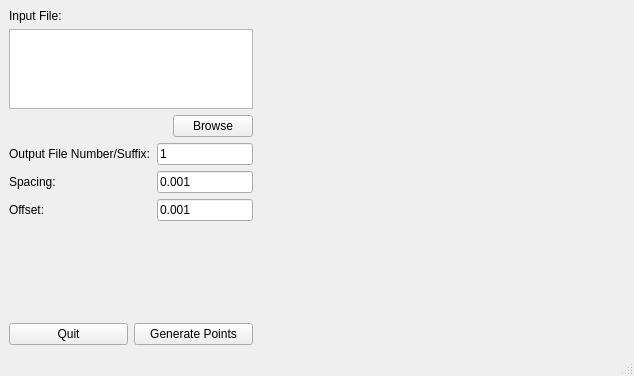
<?xml version="1.0" encoding="UTF-8"?>
<ui version="4.0">
 <class>MainWindow</class>
 <widget class="QMainWindow" name="MainWindow">
  <property name="geometry">
   <rect>
    <x>0</x>
    <y>0</y>
    <width>634</width>
    <height>376</height>
   </rect>
  </property>
  <property name="windowTitle">
   <string>Path Interpolator-Surat Layek</string>
  </property>
  <widget class="QWidget" name="centralwidget">
   <layout class="QHBoxLayout" name="horizontalLayout_2" stretch="2,3">
    <item>
     <layout class="QVBoxLayout" name="verticalLayout">
      <item>
       <layout class="QVBoxLayout" name="verticalLayout_4">
        <item>
         <widget class="QLabel" name="label_input">
          <property name="text">
           <string>Input File:</string>
          </property>
         </widget>
        </item>
        <item>
         <widget class="QTextEdit" name="input_file_edit">
          <property name="minimumSize">
           <size>
            <width>0</width>
            <height>40</height>
           </size>
          </property>
          <property name="maximumSize">
           <size>
            <width>16777215</width>
            <height>80</height>
           </size>
          </property>
         </widget>
        </item>
        <item>
         <layout class="QHBoxLayout" name="hl_browse">
          <item>
           <spacer name="horizontalSpacer">
            <property name="orientation">
             <enum>Qt::Horizontal</enum>
            </property>
            <property name="sizeHint" stdset="0">
             <size>
              <width>40</width>
              <height>20</height>
             </size>
            </property>
           </spacer>
          </item>
          <item>
           <widget class="QPushButton" name="browse_button">
            <property name="maximumSize">
             <size>
              <width>80</width>
              <height>16777215</height>
             </size>
            </property>
            <property name="text">
             <string>Browse</string>
            </property>
           </widget>
          </item>
         </layout>
        </item>
        <item>
         <layout class="QFormLayout" name="formLayout">
          <item row="0" column="0">
           <widget class="QLabel" name="label_suffix">
            <property name="text">
             <string>Output File Number/Suffix:</string>
            </property>
           </widget>
          </item>
          <item row="0" column="1">
           <widget class="QLineEdit" name="output_suffix_edit">
            <property name="text">
             <string>1</string>
            </property>
           </widget>
          </item>
          <item row="1" column="0">
           <widget class="QLabel" name="label_r">
            <property name="text">
             <string>Spacing:</string>
            </property>
           </widget>
          </item>
          <item row="1" column="1">
           <widget class="QLineEdit" name="r_edit">
            <property name="text">
             <string>0.001</string>
            </property>
           </widget>
          </item>
          <item row="2" column="0">
           <widget class="QLabel" name="label_offset">
            <property name="text">
             <string>Offset:</string>
            </property>
           </widget>
          </item>
          <item row="2" column="1">
           <widget class="QLineEdit" name="offset_edit">
            <property name="text">
             <string>0.001</string>
            </property>
           </widget>
          </item>
         </layout>
        </item>
        <item>
         <spacer name="verticalSpacer">
          <property name="orientation">
           <enum>Qt::Vertical</enum>
          </property>
          <property name="sizeHint" stdset="0">
           <size>
            <width>20</width>
            <height>40</height>
           </size>
          </property>
         </spacer>
        </item>
        <item>
         <layout class="QHBoxLayout" name="horizontalLayout">
          <item>
           <widget class="QPushButton" name="quit_button">
            <property name="text">
             <string>Quit</string>
            </property>
           </widget>
          </item>
          <item>
           <widget class="QPushButton" name="generate_button">
            <property name="text">
             <string>Generate Points</string>
            </property>
           </widget>
          </item>
         </layout>
        </item>
       </layout>
      </item>
     </layout>
    </item>
    <item>
     <widget class="PlotWidget" name="plot_widget" native="true"/>
    </item>
   </layout>
  </widget>
  <widget class="QStatusBar" name="statusbar"/>
 </widget>
 <customwidgets>
  <customwidget>
   <class>PlotWidget</class>
   <extends>QWidget</extends>
   <header>pyqtgraph</header>
   <container>1</container>
  </customwidget>
 </customwidgets>
 <resources/>
 <connections/>
</ui>
